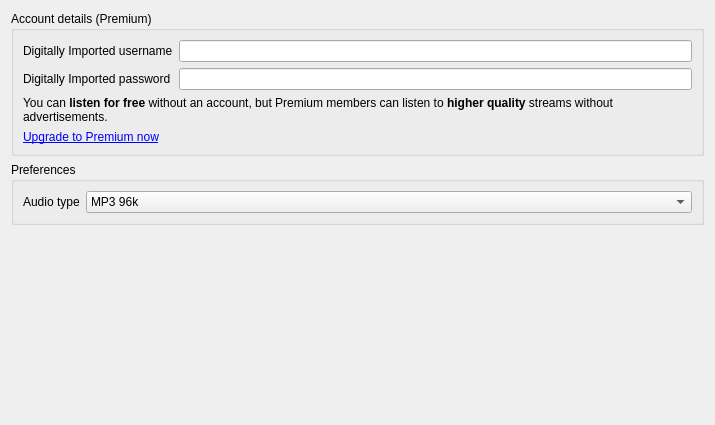
<?xml version="1.0" encoding="UTF-8"?>
<ui version="4.0">
 <class>DigitallyImportedConfig</class>
 <widget class="QWidget" name="DigitallyImportedConfig">
  <property name="geometry">
   <rect>
    <x>0</x>
    <y>0</y>
    <width>715</width>
    <height>425</height>
   </rect>
  </property>
  <property name="windowTitle">
   <string>Form</string>
  </property>
  <layout class="QVBoxLayout" name="verticalLayout">
   <item>
    <widget class="QGroupBox" name="groupBox_10">
     <property name="sizePolicy">
      <sizepolicy hsizetype="Preferred" vsizetype="Maximum">
       <horstretch>0</horstretch>
       <verstretch>0</verstretch>
      </sizepolicy>
     </property>
     <property name="title">
      <string>Account details (Premium)</string>
     </property>
     <layout class="QGridLayout" name="gridLayout_3">
      <item row="0" column="0">
       <widget class="QLabel" name="label_22">
        <property name="text">
         <string>Digitally Imported username</string>
        </property>
       </widget>
      </item>
      <item row="0" column="1">
       <widget class="QLineEdit" name="username"/>
      </item>
      <item row="1" column="0">
       <widget class="QLabel" name="label_23">
        <property name="text">
         <string>Digitally Imported password</string>
        </property>
       </widget>
      </item>
      <item row="1" column="1">
       <widget class="QLineEdit" name="password">
        <property name="echoMode">
         <enum>QLineEdit::Password</enum>
        </property>
       </widget>
      </item>
      <item row="2" column="0" colspan="2">
       <widget class="QLabel" name="label_24">
        <property name="text">
         <string>You can &lt;b&gt;listen for free&lt;/b&gt; without an account, but Premium members can listen to &lt;b&gt;higher quality&lt;/b&gt; streams without advertisements.</string>
        </property>
        <property name="wordWrap">
         <bool>true</bool>
        </property>
       </widget>
      </item>
      <item row="3" column="0" colspan="2">
       <widget class="QLabel" name="upgrade_link">
        <property name="text">
         <string>&lt;a href=&quot;http://www.di.fm/premium/&quot;&gt;Upgrade to Premium now&lt;/a&gt;</string>
        </property>
        <property name="openExternalLinks">
         <bool>true</bool>
        </property>
        <property name="textInteractionFlags">
         <set>Qt::LinksAccessibleByKeyboard|Qt::LinksAccessibleByMouse</set>
        </property>
       </widget>
      </item>
     </layout>
    </widget>
   </item>
   <item>
    <widget class="QGroupBox" name="groupBox_9">
     <property name="sizePolicy">
      <sizepolicy hsizetype="Preferred" vsizetype="Maximum">
       <horstretch>0</horstretch>
       <verstretch>0</verstretch>
      </sizepolicy>
     </property>
     <property name="title">
      <string>Preferences</string>
     </property>
     <layout class="QFormLayout" name="formLayout_2">
      <item row="0" column="0">
       <widget class="QLabel" name="label_21">
        <property name="text">
         <string>Audio type</string>
        </property>
       </widget>
      </item>
      <item row="0" column="1">
       <widget class="QComboBox" name="audio_type">
        <item>
         <property name="text">
          <string>MP3 96k</string>
         </property>
        </item>
        <item>
         <property name="text">
          <string>MP3 256k (Premium only)</string>
         </property>
        </item>
        <item>
         <property name="text">
          <string>AAC 32k</string>
         </property>
        </item>
        <item>
         <property name="text">
          <string>AAC 64k (Premium only)</string>
         </property>
        </item>
        <item>
         <property name="text">
          <string>AAC 128k (Premium only)</string>
         </property>
        </item>
        <item>
         <property name="text">
          <string>Windows Media 40k</string>
         </property>
        </item>
        <item>
         <property name="text">
          <string>Windows Media 64k (Premium only)</string>
         </property>
        </item>
        <item>
         <property name="text">
          <string>Windows Media 128k (Premium only)</string>
         </property>
        </item>
       </widget>
      </item>
     </layout>
    </widget>
   </item>
   <item>
    <spacer name="verticalSpacer_7">
     <property name="orientation">
      <enum>Qt::Vertical</enum>
     </property>
     <property name="sizeHint" stdset="0">
      <size>
       <width>20</width>
       <height>166</height>
      </size>
     </property>
    </spacer>
   </item>
  </layout>
 </widget>
 <resources/>
 <connections/>
</ui>
